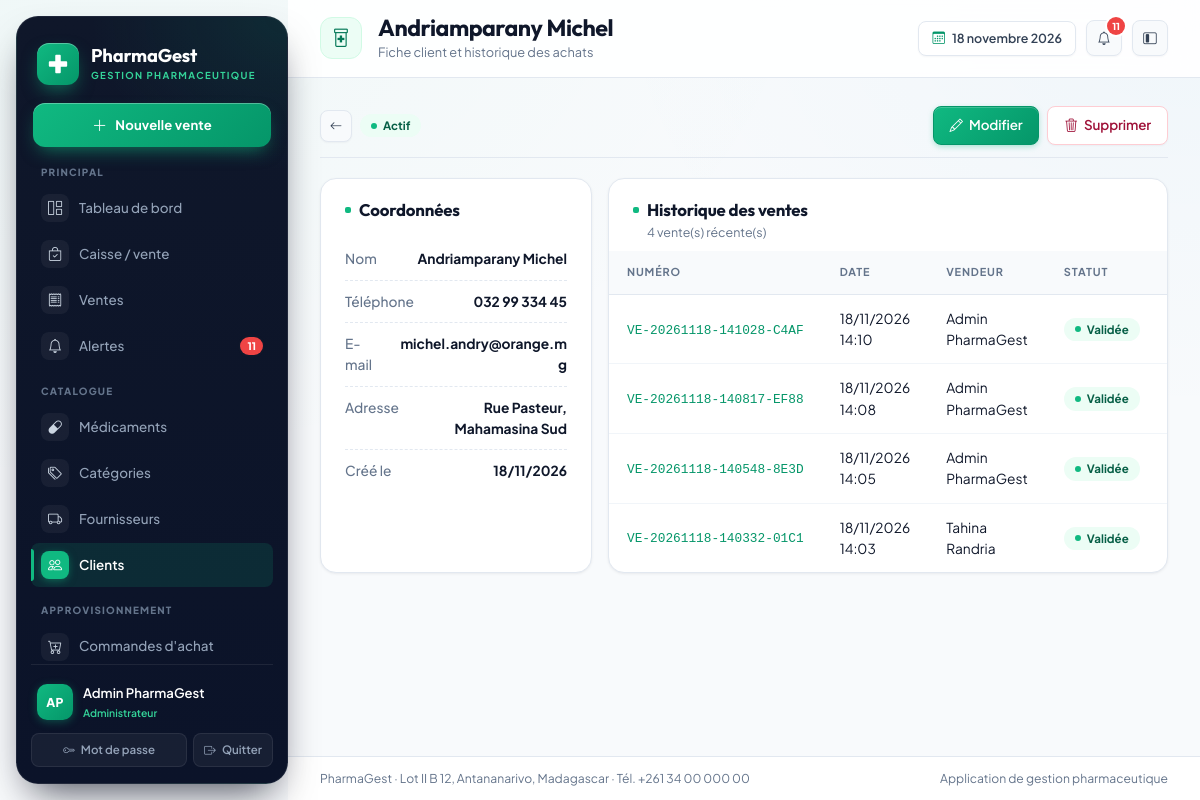
The app's page /clients/8/ (signed in) with its own data.
### gestion/models.py (models this page shows, shortened)
class Utilisateur(AbstractUser):
    class Role(models.TextChoices):
        ADMIN = "ADMIN", "Administrateur"
        PHARMACIEN = "PHARMACIEN", "Pharmacien responsable"
        GESTIONNAIRE = "GESTIONNAIRE", "Gestionnaire de stock"
        CAISSIER = "CAISSIER", "Caissier"
        RESPONSABLE = "RESPONSABLE", "Responsable de gestion"
    role = models.CharField(
        "rôle", max_length=20, choices=Role.choices, default=Role.CAISSIER
    )
    telephone = models.CharField("téléphone", max_length=30, blank=True)
    cree_le = models.DateTimeField("créé le", auto_now_add=True)
    class Meta:
        verbose_name = "utilisateur"
        verbose_name_plural = "utilisateurs"
        ordering = ["username"]
    @property
    def nom_complet(self):
        return self.get_full_name() or self.username
    @property
    def est_admin(self):
        return self.is_superuser or self.role == self.Role.ADMIN
    @property
    def peut_vendre(self):
        return self.est_admin or self.role in {
            self.Role.PHARMACIEN,
            self.Role.CAISSIER,
        }
    @property
    def peut_voir_rapports(self):
        return self.est_admin or self.role in {
            self.Role.PHARMACIEN,
            self.Role.RESPONSABLE,
        }

class Client(models.Model):
    class Statut(models.TextChoices):
        ACTIF = "ACTIF", "Actif"
        INACTIF = "INACTIF", "Inactif"
    nom = models.CharField("nom", max_length=180, blank=True)
    telephone = models.CharField("téléphone", max_length=40, blank=True)
    email = models.EmailField("adresse e-mail", blank=True)
    adresse = models.TextField("adresse", blank=True)
    statut = models.CharField(
        "statut", max_length=10, choices=Statut.choices, default=Statut.ACTIF
    )
    date_creation = models.DateTimeField("date de création", auto_now_add=True)
    class Meta:
        verbose_name = "client"
        verbose_name_plural = "clients"
        ordering = ["nom"]
    @property
    def nom_affichage(self):
        return self.nom or "Client comptoir"

class Vente(models.Model):
    class Statut(models.TextChoices):
        EN_ATTENTE = "EN_ATTENTE", "En attente de validation"
        VALIDEE = "VALIDEE", "Validée"
        ANNULEE = "ANNULEE", "Annulée"
    numero = models.CharField(
        "numéro", max_length=40, unique=True, default=numero_vente, editable=False
    )
    client = models.ForeignKey(
        Client,
        verbose_name="client",
        on_delete=models.PROTECT,
        null=True,
        blank=True,
        related_name="ventes",
    )
    utilisateur = models.ForeignKey(
        settings.AUTH_USER_MODEL,
        verbose_name="vendeur",
        on_delete=models.PROTECT,
        related_name="ventes",
    )
    statut = models.CharField(
        "statut", max_length=12, choices=Statut.choices, default=Statut.EN_ATTENTE
    )
    remise = models.DecimalField(
        "remise",
        max_digits=12,
        decimal_places=2,
        default=Decimal("0.00"),
        validators=[MinValueValidator(Decimal("0.00"))],
    )
    motif_annulation = models.TextField("motif d'annulation", blank=True)
    annulee_par = models.ForeignKey(
        settings.AUTH_USER_MODEL,
        verbose_name="annulée par",
        on_delete=models.SET_NULL,
        null=True,
        blank=True,
        related_name="ventes_annulees",
    )
    date_vente = models.DateTimeField("date de vente", auto_now_add=True)
    date_validation = models.DateTimeField("date de validation", null=True, blank=True)
    date_annulation = models.DateTimeField("date d'annulation", null=True, blank=True)
    class Meta:
        verbose_name = "vente"
        verbose_name_plural = "ventes"
        ordering = ["-date_vente"]
        indexes = [models.Index(fields=["statut", "date_vente"])]
    @property
    def sous_total(self):
        return sum((ligne.sous_total for ligne in self.lignes.all()), Decimal("0.00"))
    @property
    def total(self):
        return max(self.sous_total - self.remise, Decimal("0.00"))

### gestion/views.py (the view)
# urls.py: path("clients/<int:pk>/", views.ClientDetailView.as_view(), name="client_detail"),
class ClientDetailView(LoginRequiredMixin, DetailView):
    model = Client
    template_name = "gestion/client_detail.html"
    context_object_name = "client"
    def get_context_data(self, **kwargs):
        contexte = super().get_context_data(**kwargs)
        contexte["ventes"] = self.object.ventes.select_related("utilisateur").order_by(
            "-date_vente"
        )[:20]
        return contexte

### gestion/models.py (called while the page is built)
    @property
    def sous_total(self):
        return self.prix_unitaire * self.quantite

### gestion/templatetags/gestion_extras.py (called while the page is built)
@register.filter
def ariary(valeur):
    try:
        nombre = Decimal(valeur or 0)
    except (InvalidOperation, TypeError, ValueError):
        return valeur
    texte = f"{nombre:,.2f}".replace(",", " ").replace(".", ",")
    return f"{texte} Ar"

@register.filter
def couleur_statut(statut):
    return COULEURS_STATUT.get(str(statut), "gray")

@register.filter
def initiales(utilisateur):
    if hasattr(utilisateur, "nom_complet"):
        nom = utilisateur.nom_complet
    else:
        nom = str(utilisateur)
    morceaux = [m for m in nom.replace("-", " ").split(" ") if m]
    if not morceaux:
        return "?"
    if len(morceaux) == 1:
        return morceaux[0][:2].upper()
    return (morceaux[0][0] + morceaux[-1][0]).upper()

### templates/gestion/client_detail.html (shortened to what this page needs)
{% extends "gestion/base.html" %}
{% load gestion_extras %}
{% block page_title %}{{ client.nom_affichage }}{% endblock %}
{% block page_subtitle %}Fiche client et historique des achats{% endblock %}
{% block contenu %}
<div class="pg-section-title">
  <div class="d-flex align-items-center gap-2">
    <a class="btn btn-sm btn-soft btn-icon" href="{% url 'gestion:client_liste' %}"><i class="bi bi-arrow-left"></i></a>
    <span class="pg-badge pg-badge-{{ client.statut|couleur_statut }}">{{ client.get_statut_display }}</span>
  </div>
  <div class="d-flex gap-2">
    {% if user.est_admin or user.role == 'PHARMACIEN' or user.role == 'CAISSIER' %}
    <a class="btn btn-primary" href="{% url 'gestion:client_modifier' client.pk %}"><i class="bi bi-pencil me-1"></i> Modifier</a>
    {% endif %}
{% if user.est_admin or user.role == 'PHARMACIEN' %}
    <a class="btn btn-outline-danger" href="{% url 'gestion:client_supprimer' client.pk %}" title="Supprimer" data-confirm="Êtes-vous sûr de supprimer ce client ?"><i class="bi bi-trash3 me-1"></i> Supprimer</a>
{% endif %}
  </div>
</div>
<div class="row g-3">
  <div class="col-lg-4">
    <div class="pg-card h-100">
      <div class="pg-card-header"><h3 class="pg-card-title">Coordonnées</h3></div>
      <div class="pg-card-body">
        <div class="pg-key"><span>Nom</span><span>{{ client.nom_affichage }}</span></div>
        <div class="pg-key"><span>Téléphone</span><span>{{ client.telephone|default:"—" }}</span></div>
        <div class="pg-key"><span>E-mail</span><span>{{ client.email|default:"—" }}</span></div>
        <div class="pg-key"><span>Adresse</span><span>{{ client.adresse|default:"—" }}</span></div>
        <div class="pg-key"><span>Créé le</span><span>{{ client.date_creation|date:"d/m/Y" }}</span></div>
      </div>
    </div>
  </div>
  <div class="col-lg-8">
    <div class="pg-card h-100">
      <div class="pg-card-header">
        <div>
          <h3 class="pg-card-title">Historique des ventes</h3>
          <p class="pg-card-sub">{{ ventes|length }} vente(s) récente(s)</p>
        </div>
      </div>
      <div class="pg-table-wrap mt-2">
        <table class="table table-hover align-middle">
          <thead><tr><th>Numéro</th><th>Date</th><th>Vendeur</th><th>Statut</th><th class="text-end">Total</th></tr></thead>
          <tbody>
            {% for vente in ventes %}
            <tr>
              <td><a class="pg-mono" href="{% url 'gestion:vente_detail' vente.pk %}">{{ vente.numero }}</a></td>
              <td>{{ vente.date_vente|date:"d/m/Y H:i" }}</td>
              <td class="pg-muted">{{ vente.utilisateur.nom_complet|default:"—" }}</td>
              <td><span class="pg-badge pg-badge-{{ vente.statut|couleur_statut }}">{{ vente.get_statut_display }}</span></td>
              <td class="text-end fw-bold">{{ vente.total|ariary }}</td>
            </tr>
            {% empty %}
            <tr><td colspan="5" class="pg-empty"><i class="bi bi-receipt"></i>Aucune vente pour ce client.</td></tr>
            {% endfor %}
          </tbody>
        </table>
      </div>
    </div>
  </div>
</div>
{% endblock %}

### templates/gestion/base.html (shortened to what this page needs)
{% load static %}
{% load gestion_extras %}
<!doctype html>
<html lang="fr">
<head>
  <link href="https://cdn.jsdelivr.net/npm/bootstrap@5.3.3/dist/css/bootstrap.min.css" rel="stylesheet">
  <link href="https://cdn.jsdelivr.net/npm/bootstrap-icons@1.11.3/font/bootstrap-icons.min.css" rel="stylesheet">
  <link rel="stylesheet" href="{% static 'css/pharmagest.css' %}">
</head>
<body>
  {% with url_name=request.resolver_match.url_name %}
  <div class="pg-shell" data-layout="expanded">
    <aside class="pg-sidebar" id="sidebar" aria-label="Menu principal de navigation">
      <a class="pg-brand" href="{% url 'gestion:tableau_bord' %}" aria-label="Accueil {{ pharmacie_nom }}">
        <span class="pg-brand-mark">
          <svg class="pg-brand-glyph" viewBox="0 0 24 24" fill="currentColor" aria-hidden="true">
            <path
              d="M9 3a1 1 0 0 1 1-1h4a1 1 0 0 1 1 1v6h6a1 1 0 0 1 1 1v4a1 1 0 0 1-1 1h-6v6a1 1 0 0 1-1 1h-4a1 1 0 0 1-1-1v-6H3a1 1 0 0 1-1-1v-4a1 1 0 0 1 1-1h6V3z" />
          </svg>
        </span>
        <span class="pg-brand-text">
          <span class="pg-brand-name">{{ pharmacie_nom }}</span>
          <span class="pg-brand-sub">Gestion pharmaceutique</span>
        </span>
      </a>
      {% if user.peut_vendre %}
      <a class="pg-side-cta" href="{% url 'gestion:caisse' %}" title="Ouvrir la caisse">
        <i class="bi bi-plus-lg"></i>
        <span>Nouvelle vente</span>
      </a>
      {% endif %}
      <nav class="pg-nav-groups" aria-label="Navigation">
        <div class="pg-nav-group">
          <div class="pg-nav-label">Principal</div>
          <div class="pg-nav">
            <a class="pg-nav-link {% if url_name == 'tableau_bord' %}active{% endif %}"
              href="{% url 'gestion:tableau_bord' %}" title="Tableau de bord">
              <i class="bi bi-grid-1x2"></i>
              <span>Tableau de bord</span>
            </a>
            {% if user.peut_vendre %}
            <a class="pg-nav-link {% if url_name == 'caisse' %}active{% endif %}" href="{% url 'gestion:caisse' %}"
              title="Caisse / vente">
              <i class="bi bi-bag-check"></i>
              <span>Caisse / vente</span>
            </a>
            {% endif %}
            <a class="pg-nav-link {% if url_name == 'vente_liste' or url_name == 'vente_detail' or url_name == 'retour_vente' or url_name == 'vente_annuler' %}active{% endif %}"
              href="{% url 'gestion:vente_liste' %}" title="Ventes">
              <i class="bi bi-receipt"></i>
              <span>Ventes</span>
            </a>
            <a class="pg-nav-link {% if url_name == 'alertes' %}active{% endif %}" href="{% url 'gestion:alertes' %}"
              title="Alertes">
              <i class="bi bi-bell"></i>
              {% if alertes_globales %}<span class="pg-nav-badge">{{ alertes_globales }}</span>{% endif %}
              <span>Alertes</span>
            </a>
          </div>
        </div>
        <div class="pg-nav-group">
          <div class="pg-nav-label">Catalogue</div>
          <div class="pg-nav">
            <a class="pg-nav-link {% if url_name == 'medicament_liste' or url_name == 'medicament_detail' or url_name == 'medicament_ajouter' or url_name == 'medicament_modifier' or url_name == 'medicament_supprimer' %}active{% endif %}"
              href="{% url 'gestion:medicament_liste' %}" title="Médicaments">
              <i class="bi bi-capsule"></i>
              <span>Médicaments</span>
            </a>
            <a class="pg-nav-link {% if url_name == 'categorie_liste' or url_name == 'categorie_ajouter' or url_name == 'categorie_modifier' or url_name == 'categorie_supprimer' %}active{% endif %}"
              href="{% url 'gestion:categorie_liste' %}" title="Catégories">
              <i class="bi bi-tags"></i>
              <span>Catégories</span>
            </a>
            <a class="pg-nav-link {% if url_name == 'fournisseur_liste' or url_name == 'fournisseur_detail' or url_name == 'fournisseur_ajouter' or url_name == 'fournisseur_modifier' %}active{% endif %}"
              href="{% url 'gestion:fournisseur_liste' %}" title="Fournisseurs">
              <i class="bi bi-truck"></i>
              <span>Fournisseurs</span>
            </a>
            <a class="pg-nav-link {% if url_name == 'client_liste' or url_name == 'client_detail' or url_name == 'client_ajouter' or url_name == 'client_modifier' %}active{% endif %}"
              href="{% url 'gestion:client_liste' %}" title="Clients">
              <i class="bi bi-people"></i>
              <span>Clients</span>
            </a>
          </div>
        </div>
        {% if user.est_admin or user.role == 'PHARMACIEN' or user.role == 'GESTIONNAIRE' or user.role == 'RESPONSABLE' %}
        <div class="pg-nav-group">
          <div class="pg-nav-label">Approvisionnement</div>
          <div class="pg-nav">
            <a class="pg-nav-link {% if url_name == 'commande_liste' or url_name == 'commande_detail' or url_name == 'commande_ajouter' or url_name == 'commande_modifier' %}active{% endif %}"
              href="{% url 'gestion:commande_liste' %}" title="Commandes d'achat">
              <i class="bi bi-cart-plus"></i>
              <span>Commandes d'achat</span>
            </a>
          </div>
        </div>
        {% endif %}
      </nav>
      <div class="pg-sidebar-foot">
        <div class="pg-user">
          <span class="pg-avatar">{{ user.nom_complet|initiales }}</span>
          <span class="pg-user-text">
            <span class="name">{{ user.nom_complet }}</span>
            <span class="role">{{ user.get_role_display }}</span>
          </span>
        </div>
        <div class="actions">
          <a href="{% url 'gestion:mot_de_passe' %}" title="Modifier le mot de passe">
            <i class="bi bi-key"></i><span>Mot de passe</span>
          </a>
          <form method="post" action="{% url 'gestion:deconnexion' %}" class="m-0" title="Déconnexion">
            <button type="submit"><i class="bi bi-box-arrow-right"></i><span>Quitter</span></button>
          </form>
        </div>
      </div>
    </aside>
    <div class="pg-main">
      <header class="pg-topbar">
        <span class="pg-page-icon" aria-hidden="true"><i class="bi bi-prescription2"></i></span>
        <div class="pg-heading">
          <h1 class="pg-page-title">{% block page_title %}Tableau de bord{% endblock %}</h1>
          <p class="pg-page-sub">{% block page_subtitle %}Vue d'ensemble de l'activité de la pharmacie{% endblock %}</p>
        </div>
        <div class="pg-topbar-actions">
          <span class="pg-date-chip"><i class="bi bi-calendar3"></i> {% now "j F Y" %}</span>
          <a class="btn btn-soft btn-icon position-relative" href="{% url 'gestion:alertes' %}" title="Alertes"
            aria-label="Alertes">
            <i class="bi bi-bell"></i>
            {% if alertes_globales %}
            <span class="pg-notif-dot">{{ alertes_globales }}</span>
            {% endif %}
          </a>
          <button class="pg-layout-toggle btn btn-soft btn-icon" type="button" aria-label="Basculer le menu compact"
            title="Menu compact" data-layout-toggle>
            <i class="bi bi-layout-sidebar-inset"></i>
          </button>
        </div>
      </header>
      <main class="pg-content" id="contenu">
        {% block contenu %}{% endblock %}
      </main>
      <footer class="pg-footer">
        <span>{{ pharmacie_nom }} · {{ pharmacie_adresse }} · Tél. {{ pharmacie_telephone }}</span>
        <span>Application de gestion pharmaceutique</span>
      </footer>
    </div>
  </div>
  {% endwith %}
</body>
</html>

### records on screen
Utilisateur: last_name "PharmaGest", nom_complet|initiales "AP", nom_complet "Admin PharmaGest", role "Administrateur"
Client: nom_affichage "Andriamparany Michel", statut "Actif", telephone "032 99 334 45", email "michel.andry@orange.mg", adresse "Rue Pasteur, Mahamasina Sud", date_creation "18/11/2026"
Vente: numero "VE-20261118-141028-C4AF", date_vente "18/11/2026 14:10", utilisateur.nom_complet "Admin PharmaGest", statut "Validée"
Vente: numero "VE-20261118-140817-EF88", date_vente "18/11/2026 14:08", utilisateur.nom_complet "Admin PharmaGest", statut "Validée"
Vente: numero "VE-20261118-140548-8E3D", date_vente "18/11/2026 14:05", utilisateur.nom_complet "Admin PharmaGest", statut "Validée"
Vente: numero "VE-20261118-140332-01C1", date_vente "18/11/2026 14:03", utilisateur.nom_complet "Tahina Randria", statut "Validée"

### other values on screen
{{ alertes_globales }} "11"
{{ ventes|length }} "4"
{{ pharmacie_adresse }} "Lot II B 12, Antananarivo, Madagascar"
{{ pharmacie_telephone }} "+261 34 00 000 00"
